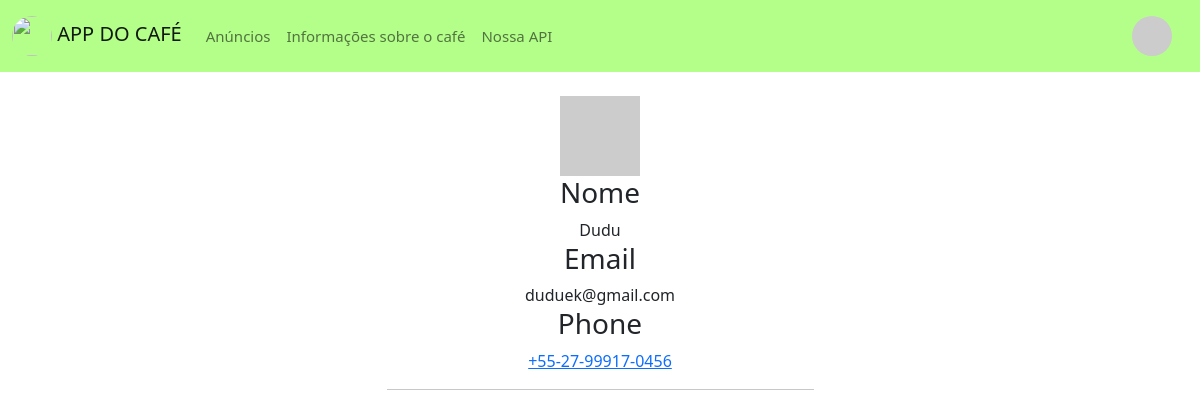
Page /user/Duduek (signed in) on the committed database.
### app/models/user.py (models this page shows, shortened)
class User(db.Model):
    __tablename__ = "users"
    user_id = db.Column(db.Integer, primary_key=True)
    username = db.Column(db.String, unique=True)
    password = db.Column(db.String)
    email = db.Column(db.String, unique=True)
    phone = db.Column(db.String, unique=True)
    name = db.Column(db.String)
    def avatar(self, size):
        digest = md5(self.email.lower().encode('utf-8')).hexdigest()
        return 'https://www.gravatar.com/avatar/{}?d=identicon&s={}'.format(
            digest, size)
    @property
    def is_authenticated(self):
        return True

### app/controllers/login_controller.py (the view)
@app.route('/user/<username>')
@login_required
def user(username):
    user_name = User.query.filter_by(username=username).first_or_404()
    return render_template('user.html', user=user_name)

### app/controllers/login_controller.py (called while the page is built)
@login_manager.user_loader
def load_user(id_u):
    return User.query.get(int(id_u))

### app/templates/user.html
{% extends "base.html" %}
{% block content %}
<div class="container" style="margin: fill;">
    <div class="row justify-content-center">
        <div class="col-xl-5 col-lg-6 col-md-8 col-sm-10 mx-auto text-center form p-4" >
            <img src="{{ user.avatar(128) }}">
            <h3>Nome </h3>
            {{ user.name }}
            <h3>Email </h3>
            <a>{{user.email}}</a>
            <h3>Phone </h3>
            <a href="https://api.whatsapp.com/send/?phone={{user.phone.replace('-', '').replace('+','')}}&text=Fiquei interessado pelo seu anúncio!" target="_blank">{{user.phone}}</a>
            <hr>
        </div>
    </div>
</div>
{% endblock %}

### app/templates/base.html (style rules this page uses)
html, body { height: 100%; margin: 0; }

### rows in the picture
User: name "Dudu", email "duduek@gmail.com", phone "+55-27-99917-0456"
